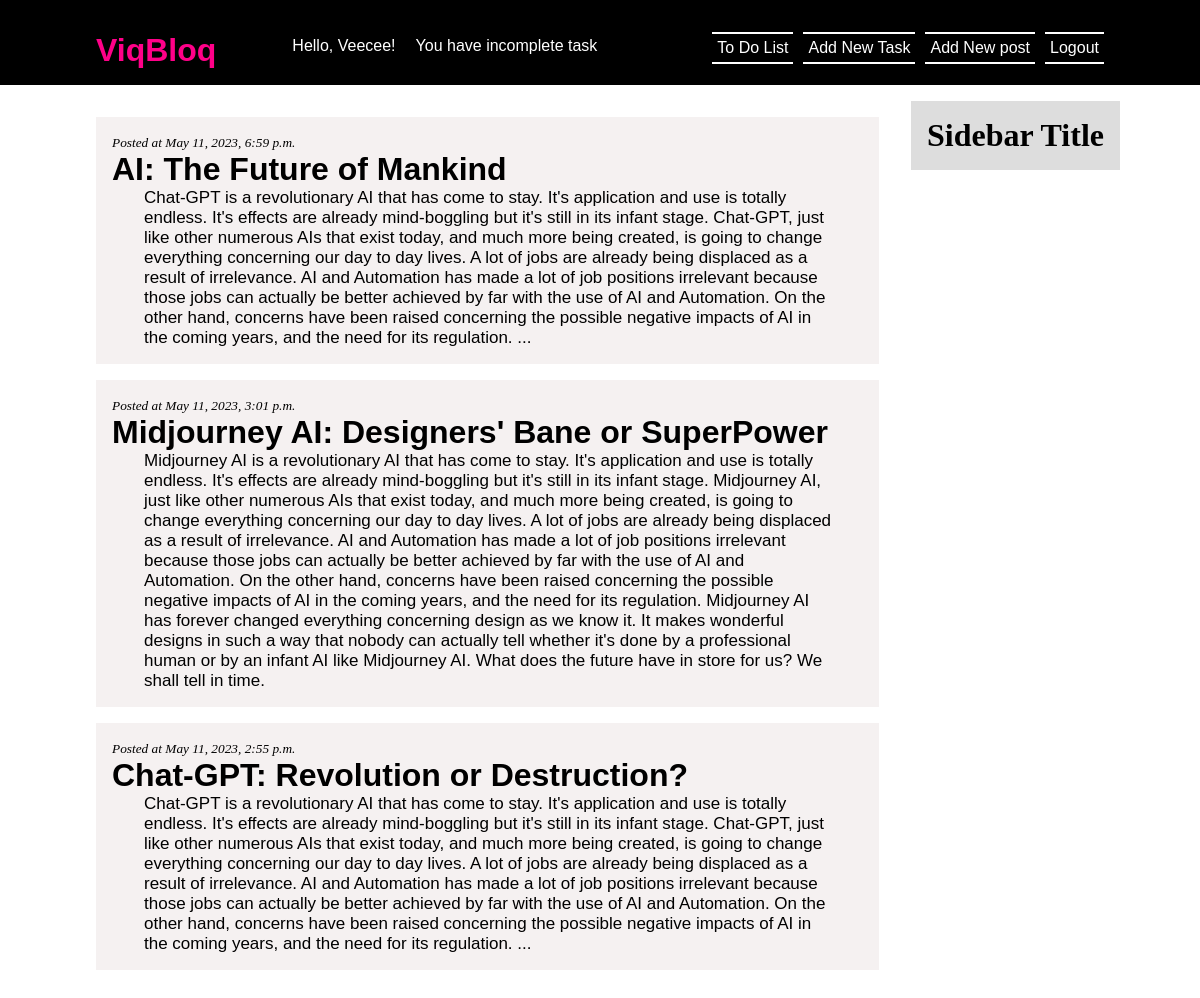
The app's page / (signed in), older data.
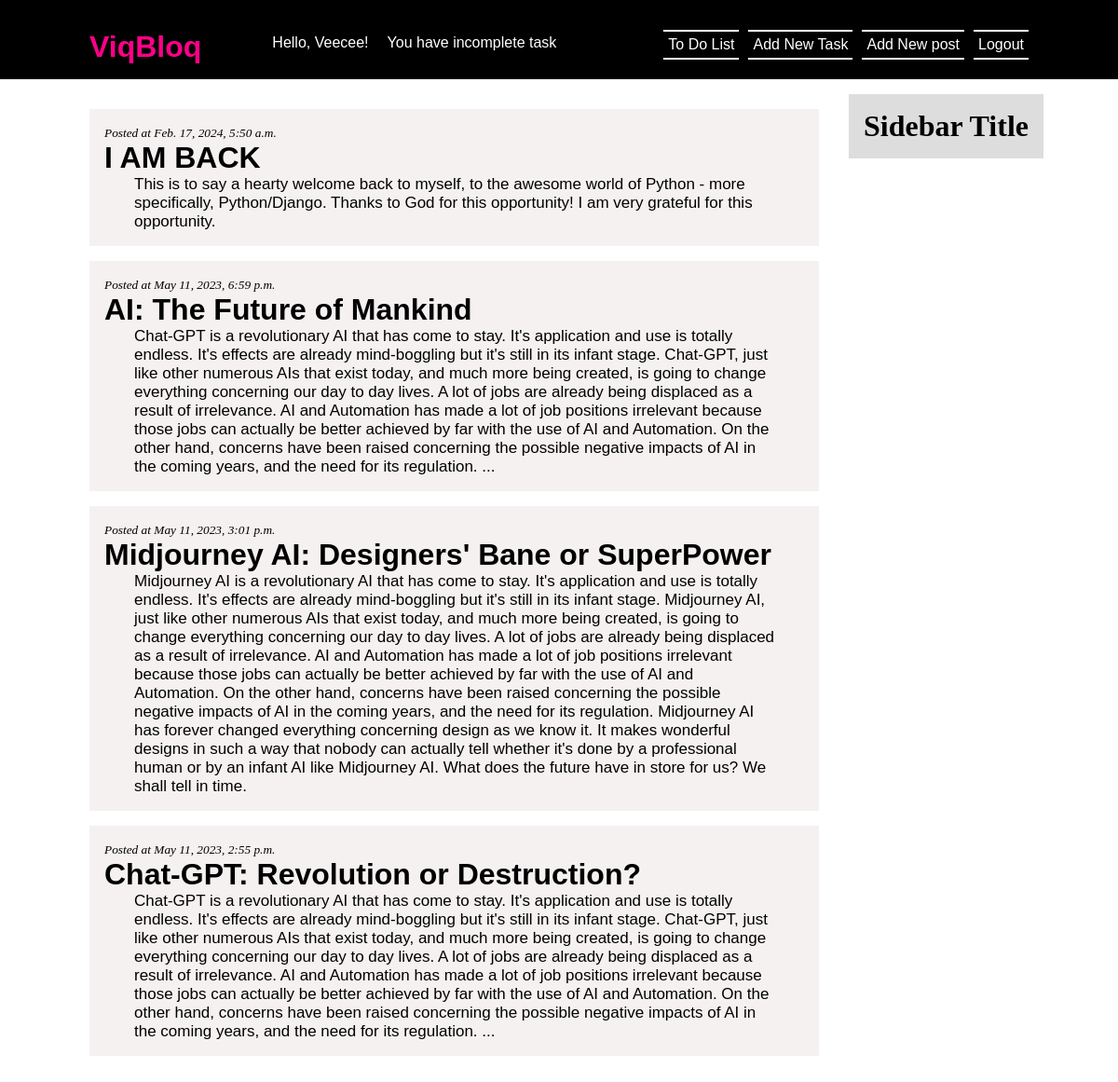
The same page, newer data.
### blog/models.py (models this page shows, shortened)
class Post(models.Model):
    title = models.CharField(max_length=255)
    author = models.ForeignKey(User, on_delete=models.CASCADE)
    body = models.TextField()
    created_at = models.DateTimeField(auto_now_add=True, editable=False)
    updated_at = models.DateTimeField(auto_now=True, editable=False)
    class Meta:
        ordering = ['-created_at']

### blog/views.py (the view)
# urls.py: path('', IndexView.as_view(), name='home'),
class IndexView(LoginRequiredMixin, ListView):
    model = Post
    template_name = 'index.html'

### blog/templates/index.html
{% extends 'base.html' %}
{% block content %}
    {% if object_list %}
        {% for post in object_list %}
            <div class="post_entry">
                <small><em>Posted at {{post.created_at}}</em></small>
                <h1 class="post_title"><a href="{% url 'post-detail' post.pk %}">{{post.title}}</a></h1>
                <p class="post_content">{{post.body | safe}}</p>
            </div>
        {% endfor %}
    {% else %}
        <div class="post_entry" style='text-align: center;'>
            <h1 class="post_title" style='font-size: 55px; color: grey;'>There are no posts yet</h1>
            <p>click the 'Add New Post' button above to make a post</p>
        </div>
    {% endif %}
{% endblock content %}

Row changes from the older to the newer data that the page shows:
added Post: created_at "Feb. 17, 2024, 5:50 a.m.", title "I AM BACK", body "This is to say a hearty welcome back to myself, to the awesome world of Python - more specifically, Python/Django. Thanks to God for this opportunity! I am very grateful for this opportunity."
